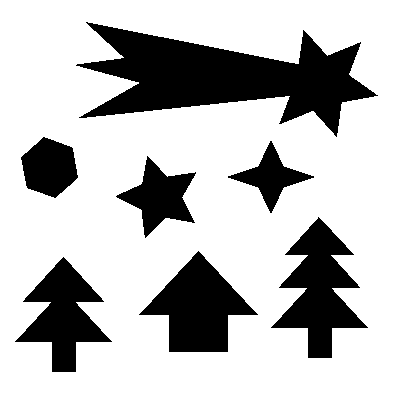
%> input picture priklady/2008/vstup.pgm, 400 x 400 px
$ octave main.m   (GNU Octave 9; MATLAB toolbox functions it lacks are replaced by stand-ins)
%> lines starting %> are read from the running program, lines starting %| are printed output that depends on the picture; in (x1, y1, x2, y2) boxes, pixels count from 0 and x2, y2 are one past the last pixel; in counts of white or black regions, pixels touching at a corner belong together; the program's own positions count from 1
### priklady/2005/label.m
function [CS, ccounter] = label(ll,picflag)

%
% [CS ccounter] = label(ll,flag)
%
% Label segments using 4-connectivity
% ll .. input binary image (1's objects, 0's background)
% picflag .. if defined, also display the final labeled image
% CS .. output image with taged objects
% ccounter .. number of taged objects
%
% You can select individual objects by typing CS==i, where i=1,..,ccounter
%


% negative for compatibility reasons
ll = ~ll;
% working marix (may contain open segments)
OS = zeros(size(ll));
% final matrix
CS = zeros(size(ll));

w = size(ll,2);
h = size(ll,1);

% counter of close segments
ccounter = 1;

% scanline index
scanind = 1;

% first line
scanline = ll(:,scanind);
[seg c] = segment(scanline);
OS(:,scanind) = seg;

% counter of open segments
ocounter = c+1;

% main loop; do one column by one
for scanind = 2:w
   if rem(scanind,10)==0
      scanind;
   end


   [seg c] = segment(ll(:,scanind));
   % create or attache and/or join
   for i=1:c
      joints = (OS((seg == i) & OS(:,scanind-1),scanind-1));
      % no joints, new segment starts
      if isempty(joints)
         OS((seg==i),scanind) = ocounter;
         ocounter = ocounter + 1;
      else
         joints = simplify(joints);
         % attach current segment to the first neighbouring one
         OS((seg==i),scanind) = joints(1);
         % more neighbours? join them all
         for k = joints(2:end)
            OS(OS == k) = joints(1);
         end
      end
   end
end

% relabel segments so that each label in the interval 1..NO_OF_SEGMENTS is used
for i = 1:ocounter-1
   mask = find(OS == i);
   if ~isempty(mask)
      CS(mask) = ccounter;
      ccounter = ccounter + 1;
   end
end

ccounter = ccounter-1;

if exist('picflag')
    figure; colormap(gray);
    imagesc(CS~=0);
    axis image;
    for i=1:ccounter
        [k l] = find(CS==i);
        text(min(l),min(k),num2str(i),'Color','r');
    end
end

% segment one image line
function [o, s] = segment(sl)

o = zeros(length(sl),1);;
d = conv([1; sl; 1],[-1; 1]);
d = d(2:end-1);
l = find(d == 1);
r = find(d == -1);
%r = r-1;
s = 0;
for i=[l r-1]'
   s= s+1;
   o(i(1):i(2)) = s;
end

% remove multiple occurences of the same number
% [5 lines left out: function simplify, not called in this run]

### priklady/2008/main.m
I = imread('vstup.pgm');
%> I is the input picture: size 400x400 uint8; values 0 (black) and 1 (white), 74.8% white; 7 black regions, largest, box (x1, y1, x2, y2) and area: (76, 22, 378, 137) 15904, (271, 217, 368, 358) 6189, (139, 251, 258, 352) 5997
I = I == 0;
CS = label(I);
%> in label, `scanline = ll(:,scanind);`: scanline = 400 logical values, 400 true
%> in segment, `d = conv([1; sl; 1],[-1; 1]);`: d = 403 values from -1 to 1
%> in segment, `d = d(2:end-1);`: d = 401 values from 0 to 0
%> in segment, `l = find(d == 1);`: l = []
%> after the loop in segment, `for i=[l r-1]'`: o = 400 values from 0 to 0; s = 0
%> in label, `[seg c] = segment(scanline);`: seg = 400 values from 0 to 0; c = 0
%> in label, `OS(:,scanind) = seg;`: OS: size 400x400 double; every value is 0
%> in label, `ocounter = c+1;`: ocounter = 1
%> the loop in label, `for scanind = 2:w` made 399 passes
%> (l in segment, r in segment, c) on passes 15 to 17: (342, 343, 1), (341, 343, 1), (340, 343, 1)
%> after the loop in label, `for scanind = 2:w`:
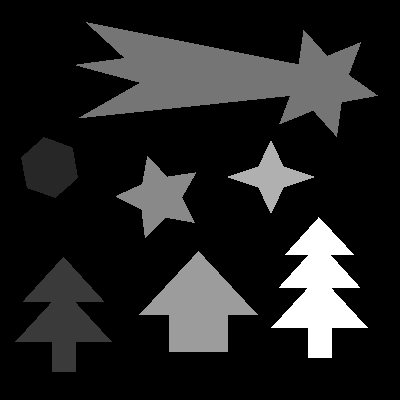
%> OS: size 400x400 double; min 0, max 13, mean 1.75; drawn with min black and max white
%> after the loop in label, `for scanind = 2:w`: ocounter = 14
%> the loop in label, `for i = 1:ocounter-1` made 13 passes
%> after the loop in label, `for i = 1:ocounter-1`:
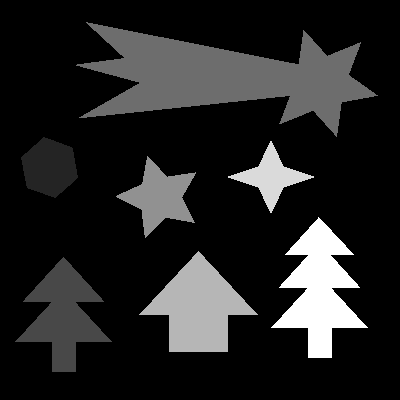
%> CS: size 400x400 double; min 0, max 7, mean 0.976; drawn with min black and max white
%> in label, `ccounter = ccounter-1;`: ccounter = 7
%> (the run ends here)
